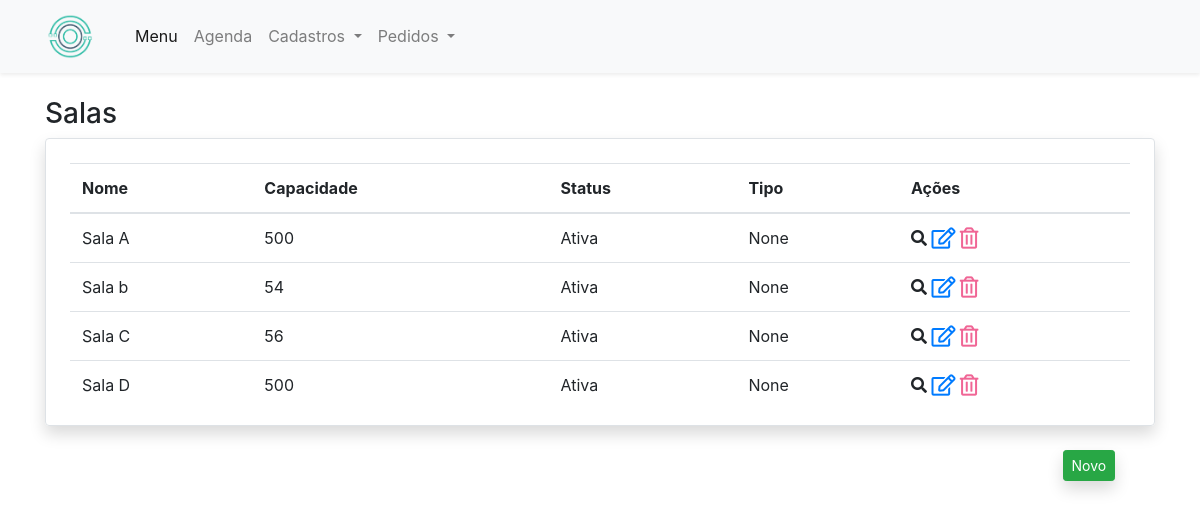
The app's page /home/sala_list/, older data.
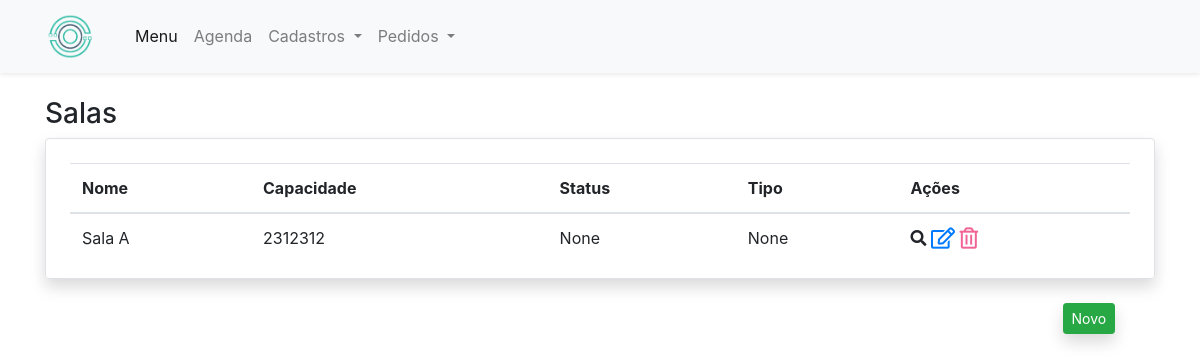
The same page, newer data.
### home/models.py (models this page shows, shortened)
class Sala(models.Model):
    nome = models.CharField(max_length=30)
    capacidade = models.IntegerField()
    status = models.ForeignKey(Condicao, null=True, blank=True, on_delete=models.CASCADE)
    tipo = models.ForeignKey(TipoSala, null=True, blank=True, on_delete=models.CASCADE)

class Condicao(models.Model):
    condicao = models.CharField(max_length=15)
    def __str__(self):
        return self.condicao

### home/views.py (the view)
# urls.py: path('sala_list/', salaList.as_view(), name='sala_list'),
class salaList(ListView):
    model = Sala
    template_name = 'clientes/sala_list.html'

### home/templates/clientes/sala_list.html
{% extends 'base.html' %}
{% load bootstrap %}
{% block main %}
    <main class="container">
        <section class="mt-4">
            <h3>Salas</h3>
            <article class="rounded border shadow pt-4 pr-4 pl-4 table-responsive-lg">
                <table class="table table-hover table-fa-lg">
                    <thead>
                        <tr>
                            <th>
                                Nome
                            </th>
                            <th>
                                Capacidade
                            </th>
                            <th>
                                Status
                            </th>
                            <th>
                                Tipo
                            </th>
                            <th>
                                Ações
                            </th>
                        </tr>
                    </thead>
                    <tbody>
                    {% for sala in object_list %}
                        <tr>
                            <td>
                                {{ sala.nome }}
                            </td>
                            <td>
                                {{ sala.capacidade }}
                            </td>
                            <td>
                                {{ sala.status }}
                            </td>
                            <td>
                                {{ sala.tipo }}
                            </td>
                            <td>
                                <a>
                                    <i class="fas fa-search"></i>
                                </a>
                                <a href="{% url 'sala_altera' sala.id %}">
                                    <i class="far fa-edit fa-lg"></i>
                                </a>
                                <a href="{% url 'sala_deleta' sala.id %}">
                                    <i class=" far fa-trash-alt fa-lg" style="color: #f06595;"></i>
                                </a>
                            </td>
                        </tr>
                    {% endfor %}
                    </tbody>
                </table>
            </article>
            <div class="mt-4 offset-sm-11">
                <a class="btn btn-sm btn-success shadow" href="{% url 'sala_novo' %}">Novo</a>
            </div>
        </section>
    </main>
{% endblock %}

Row changes from the older to the newer data that the page shows:
removed Sala: nome "Sala b", capacidade "54", status "Ativa", tipo "None"
removed Sala: nome "Sala C", capacidade "56", status "Ativa", tipo "None"
removed Sala: nome "Sala D", capacidade "500", status "Ativa", tipo "None"
changed Sala "Sala A": capacidade "500" → "2312312"; status "Ativa" → "None"
